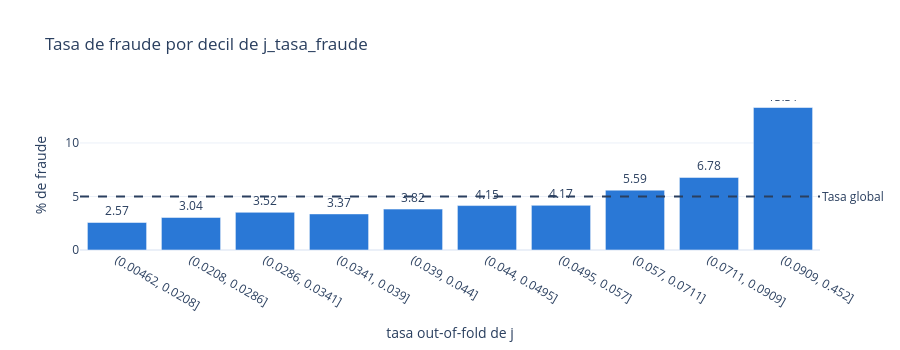

Notebook source saved alongside this figure:
### Code cell
# Tasa de fraude real por decil de la tasa out-of-fold de la categoría
graficar_tasa_fraude(
    df['fraude'],
    pd.qcut(df['j_tasa_fraude'], NUMERO_TRAMOS, duplicates='drop').rename('tasa out-of-fold de j'),
    'Tasa de fraude por decil de j_tasa_fraude',
).show()

### Figure 1 — Plotly figure (JSON) as saved in the notebook; plotly's stock layout.template omitted (floating-point values rounded to 4 significant figures)
{"data": [{"hovertemplate": "tasa out-of-fold de j=%{x}<br>% de fraude=%{y}<extra></extra>", "legendgroup": "", "marker": {"color": "#2a78d6", "pattern": {"shape": ""}}, "name": "", "orientation": "v", "showlegend": false, "textposition": "outside", "texttemplate": "%{y}", "type": "bar", "x": ["(0.00462, 0.0208]", "(0.0208, 0.0286]", "(0.0286, 0.0341]", "(0.0341, 0.039]", "(0.039, 0.044]", "(0.044, 0.0495]", "(0.0495, 0.057]", "(0.057, 0.0711]", "(0.0711, 0.0909]", "(0.0909, 0.452]"], "xaxis": "x", "y": [2.57, 3.04, 3.52, 3.37, 3.82, 4.15, 4.17, 5.59, 6.78, 13.31], "yaxis": "y"}], "layout": {"annotations": [{"showarrow": false, "text": "Tasa global", "x": 1, "xanchor": "left", "xref": "x domain", "y": 5, "yanchor": "middle", "yref": "y"}], "barmode": "relative", "height": 350, "legend": {"tracegroupgap": 0}, "shapes": [{"line": {"dash": "dash"}, "type": "line", "x0": 0, "x1": 1, "xref": "x domain", "y0": 5, "y1": 5, "yref": "y"}], "title": {"text": "Tasa de fraude por decil de j_tasa_fraude"}, "xaxis": {"anchor": "y", "domain": [0, 1], "title": {"text": "tasa out-of-fold de j"}, "type": "category"}, "yaxis": {"anchor": "x", "domain": [0, 1], "title": {"text": "% de fraude"}}}}
